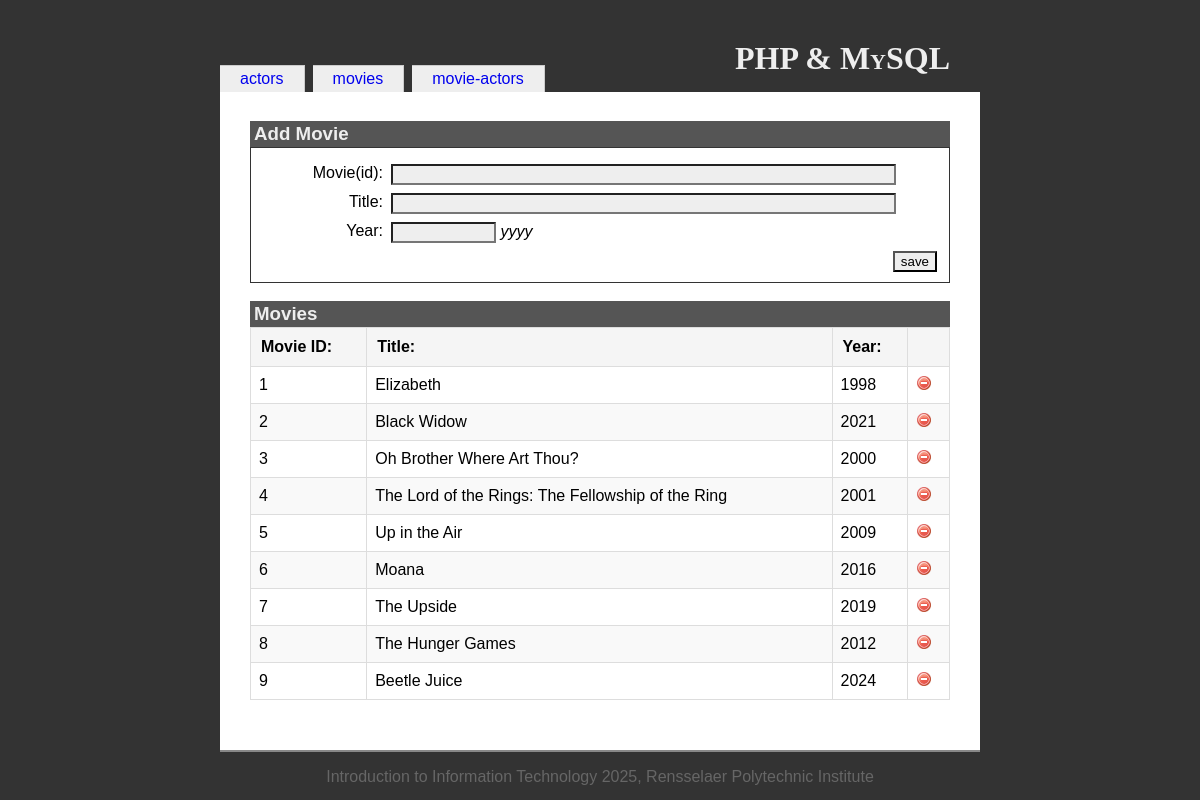
/labs/9/inclassexample/movies.php, run on the app's committed database.
### tables this page shows
CREATE TABLE `movies` (
  `movieid` int(10) UNSIGNED NOT NULL,
  `title` varchar(100) NOT NULL,
  `year` char(4) DEFAULT NULL
);

### labs/9/inclassexample/movies.php (the view, shortened to what this page needs)
<?php
  include('includes/init.inc.php');
  include('includes/functions.inc.php');
?>
<?php include('includes/head.inc.php'); ?>
<h1>PHP &amp; MySQL</h1>
<?php include('includes/menubody.inc.php'); ?>
<?php
  $dbOk = false;
  @ $db = new mysqli('localhost', 'root', 'PRLugo22!', 'iit');
  if ($db->connect_error) {
    echo '<div class="messages">Could not connect to the database. Error: ';
    echo $db->connect_errno . ' - ' . $db->connect_error . '</div>';
  } else {
    $dbOk = true;
  }
  $havePost = isset($_POST["save"]);
  $errors = '';
?>
<h3>Add Movie</h3>
<form id="addForm" name="addForm" action="movies.php" method="post" onsubmit="return validate(this);">
  <fieldset>
    <div class="formData">
      <label class="field" for="movieid">Movie(id):</label>
      <div class="value"><input type="text" size="60" value="<?php if($havePost && $errors != '') { echo $movieid; } ?>" name="movieid" id="movieid"/></div>
      <label class="field" for="title">Title:</label>
      <div class="value"><input type="text" size="60" value="<?php if($havePost && $errors != '') { echo $title; } ?>" name="title" id="title"/></div>
      <label class="field" for="year">Year:</label>
      <div class="value"><input type="text" size="10" maxlength="10" value="<?php if($havePost && $errors != '') { echo $year; } ?>" name="year" id="year"/> <em>yyyy</em></div>
      <input type="submit" value="save" id="save" name="save"/>
    </div>
  </fieldset>
</form>
<h3>Movies</h3>
<table id="movieTable">
<?php
  if ($dbOk) {
    $query = 'select * from movies order by movieid';
    $result = $db->query($query);
    $numRecords = $result->num_rows;
    echo '<tr><th>Movie ID:</th><th>Title:</th><th>Year:</th><th></th></tr>';
    for ($i=0; $i < $numRecords; $i++) {
      $record = $result->fetch_assoc();
      if ($i % 2 == 0) {
        echo "\n".'<tr id="movie-' . $record['movieid'] . '"><td>';
      } else {
        echo "\n".'<tr class="odd" id="movie-' . $record['movieid'] . '"><td>';
      }
      echo htmlspecialchars($record['movieid']) . '</td><td>';
      echo htmlspecialchars($record['title']);
      echo '</td><td>';
      echo htmlspecialchars($record['year']);
      echo '</td><td>';
      echo '<img src="resources/delete.png" class="deletemovie" width="16" height="16" alt="delete movie"/>';
      echo '</td></tr>';
    }
  }
?>
</table>
<?php include('includes/foot.inc.php');
?>

### labs/9/inclassexample/resources/iit.css (style rules this page uses)
body { font-family: Georgia, Arial, Helvetica, sans-serif; color: black; background-color: #333; margin: 0; padding: 0; }
h1 { position: relative; top: 20px; text-align: right; margin: 20px 30px 0 0; font-family: Palatino, Times New Roman, Times, serif; font-variant: small-caps; }
fieldset { clear: both; margin: 0; padding-top: 1em; border: 1px solid #333; }
.field { width: 120px; margin: 0 0.5em 0.5em 0; float: left; clear: left; text-align: right; }
.value { margin: 0 0 0.5em 0; }
input { background-color: #eee; color: black; }
#save { float: right; }
h3 { margin: 1em 0 0 0; background-color: #555; color: #eee; padding: 2px 4px; }
table { margin: 0; }
th { text-align: left; padding-right: 1em; }
td { padding-right: 1em; }
.deleteActor, .deletemovie { cursor: pointer; }
#actorTable, #movieTable, #movieActorTable { width: 100%; border-collapse: collapse; margin-bottom: 20px; }
#actorTable td, #movieTable td, #movieActorTable td { padding: 8px; border: 1px solid #ddd; }
#actorTable th, #movieTable th, #movieActorTable th { background-color: #f5f5f5; padding: 10px; border: 1px solid #ddd; text-align: left; }
#actorTable tr.odd, #movieTable tr.odd, #movieActorTable tr.odd { background-color: #f9f9f9; }

### data on the page
movies: movieid "1", title "Elizabeth", year "1998"
movies: movieid "2", title "Black Widow", year "2021"
movies: movieid "3", title "Oh Brother Where Art Thou?", year "2000"
movies: movieid "4", title "The Lord of the Rings: The Fellowship of the Ring", year "2001"
movies: movieid "5", title "Up in the Air", year "2009"
movies: movieid "6", title "Moana", year "2016"
movies: movieid "7", title "The Upside", year "2019"
movies: movieid "8", title "The Hunger Games", year "2012"
movies: movieid "9", title "Beetle Juice", year "2024"

### other printed values
$value "actors"
$value "movies"
$value "movie-actors"
